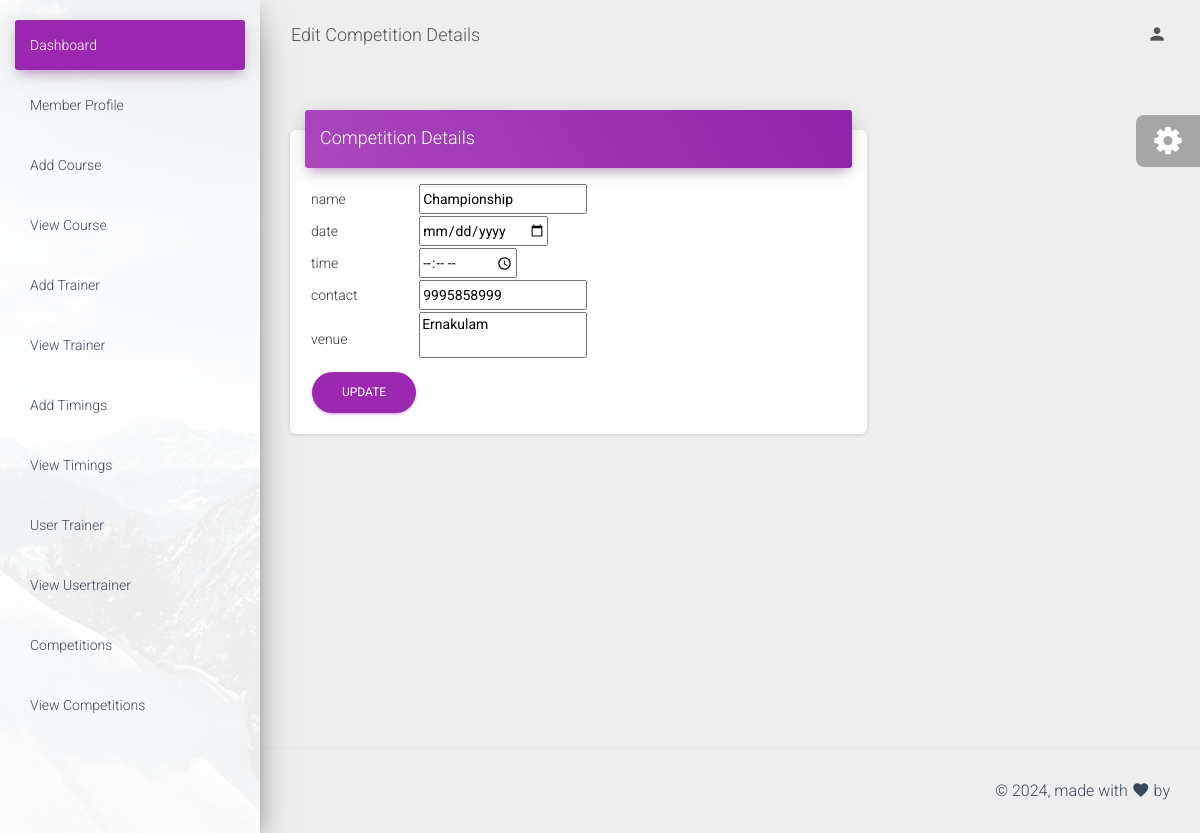
Page /admin/html/editcompetition.php?id=1 on the committed database.
### tables this page shows
CREATE TABLE IF NOT EXISTS `competition` (
  `id` int(11) NOT NULL AUTO_INCREMENT,
  `name` varchar(50) NOT NULL,
  `time` varchar(50) NOT NULL,
  `date` varchar(50) NOT NULL,
  `contact` varchar(50) NOT NULL,
  `venue` varchar(50) NOT NULL,
  PRIMARY KEY (`id`)
);

### admin/html/editcompetition.php (the view, shortened to what this page needs)
<?php
include "header.php";
$id=$_GET["id"];
?>
    <div class="main-panel">
      <nav class="navbar navbar-expand-lg navbar-transparent navbar-absolute fixed-top ">
        <div class="container-fluid">
          <div class="navbar-wrapper">
            <a class="navbar-brand" href="javascript:;">Edit Competition Details</a>
          </div>
          <div class="collapse navbar-collapse justify-content-end">
            <ul class="navbar-nav">
              <li class="nav-item dropdown">
                <a class="nav-link" href="javascript:;" id="navbarDropdownProfile" data-toggle="dropdown" aria-haspopup="true" aria-expanded="false">
                  <i class="material-icons">person</i>
                </a>
              </li>
            </ul>
          </div>
        </div>
      </nav>
      <div class="content">
        <div class="container-fluid">
          <div class="row">
            <div class="col-md-8">
              <div class="card">
                <div class="card-header card-header-primary">
                  <h4 class="card-title">Competition Details</h4>
                </div>
                <div class="card-body">
                <form action="#" method="POST" enctype="multipart/form-data">
  <table>
            <?php
  include "dbconnect.php";
  $sql="select * from competition where id=$id";
  $result=mysqli_query($con,$sql);
  while($row=mysqli_fetch_array($result))
  {
  ?>
      <tr><td>name</td>
      <td><input type="hidden" name="id" value=<?php echo $row["id"]; ?>>
        <input type="text" name="name" value=<?php echo $row["name"]; ?>></td></tr>
          <tr><td>date</td><td><input type="date" name="date" value="<?php echo $row["date"];?>"></td></tr>
          <tr><td>time</td><td><input type="time" name="time" value="<?php echo $row["time"];?>"></td></tr>
          <tr><td>contact</td><td><input type="text" name="contact" value="<?php echo $row["contact"];?>"></td></tr>
           <tr><td>venue</td><td><textarea name="venue"><?php echo $row["venue"];?></textarea></td></tr>
          <tr><td><input type="submit" class="btn btn-primary btn-round" value="Update  " name="submit" ></td></tr>
          </table>
      </form>
<?php
}
?>
                </div>
              </div>
            </div>
            <div class="col-md-4">
            </div>
          </div>
        </div>
      </div>
     <?php
     include "footer.php";
     ?>

### rows in the picture
competition: name "Championship", contact "9995858999", venue "Ernakulam"
